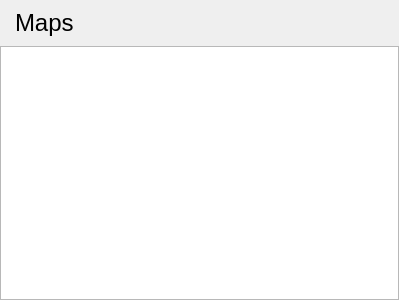
<?xml version="1.0" encoding="UTF-8"?>
<ui version="4.0">
 <class>BipartiteMapView</class>
 <widget class="QWidget" name="BipartiteMapView">
  <property name="geometry">
   <rect>
    <x>0</x>
    <y>0</y>
    <width>399</width>
    <height>300</height>
   </rect>
  </property>
  <property name="sizePolicy">
   <sizepolicy hsizetype="Expanding" vsizetype="Expanding">
    <horstretch>0</horstretch>
    <verstretch>0</verstretch>
   </sizepolicy>
  </property>
  <property name="windowTitle">
   <string>Form</string>
  </property>
  <layout class="QVBoxLayout" name="verticalLayout" stretch="0,1">
   <property name="spacing">
    <number>0</number>
   </property>
   <property name="leftMargin">
    <number>0</number>
   </property>
   <property name="topMargin">
    <number>0</number>
   </property>
   <property name="rightMargin">
    <number>0</number>
   </property>
   <property name="bottomMargin">
    <number>0</number>
   </property>
   <item>
    <widget class="QFrame" name="frame">
     <property name="frameShape">
      <enum>QFrame::NoFrame</enum>
     </property>
     <property name="frameShadow">
      <enum>QFrame::Plain</enum>
     </property>
     <layout class="QHBoxLayout" name="horizontalLayout">
      <item>
       <widget class="QLabel" name="mapLabel">
        <property name="font">
         <font>
          <pointsize>18</pointsize>
         </font>
        </property>
        <property name="text">
         <string>Maps</string>
        </property>
        <property name="indent">
         <number>6</number>
        </property>
       </widget>
      </item>
     </layout>
    </widget>
   </item>
   <item>
    <widget class="QGraphicsView" name="maps">
     <property name="cursor" stdset="0">
      <cursorShape>ArrowCursor</cursorShape>
     </property>
     <property name="mouseTracking">
      <bool>false</bool>
     </property>
     <property name="focusPolicy">
      <enum>Qt::NoFocus</enum>
     </property>
     <property name="acceptDrops">
      <bool>false</bool>
     </property>
     <property name="verticalScrollBarPolicy">
      <enum>Qt::ScrollBarAlwaysOff</enum>
     </property>
     <property name="horizontalScrollBarPolicy">
      <enum>Qt::ScrollBarAlwaysOff</enum>
     </property>
     <property name="dragMode">
      <enum>QGraphicsView::RubberBandDrag</enum>
     </property>
    </widget>
   </item>
  </layout>
 </widget>
 <resources/>
 <connections/>
</ui>
